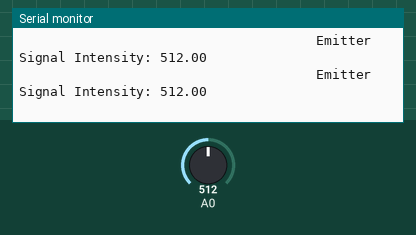
Simulated run of this sketch. Board: Arduino Uno, built with avr-gcc and run on an emulated ATmega328P. Parts: the last lines printed to the serial monitor. The inputs (shaded band) are chosen by the test bench; at power-on: A0 = 512.

Above: at 1.2 s.
1.3 s: A0 set to 913
At 1.49 s:
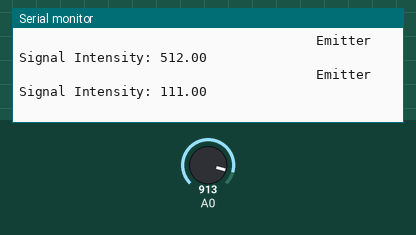
4.3 s: A0 set to 931
At 4.33 s:
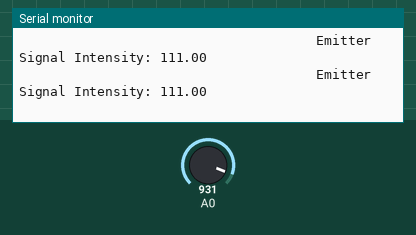
10.3 s: A0 set to 1023
At 10.32 s:
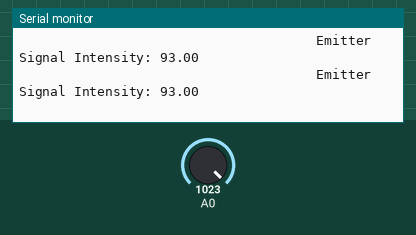
13.3 s: A0 set to 999
At 13.3 s:
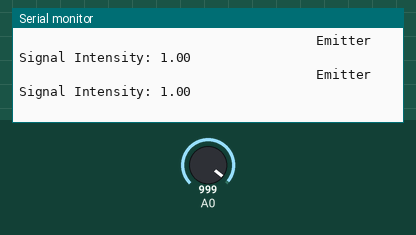
Timing chart, 0 to 16.3 s (numbered marks = the images above; inputs shaded):
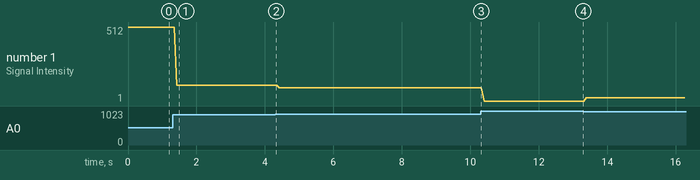

Measured:
- after the input at 1.3 s, the serial monitor: prints a new line after 0.12 s (image 1)
- plotted number 1: 512 → 111 after the input at 1.3 s, 111 → 93 after the input at 4.3 s, 93 → 1 after the input at 10.3 s, 1 → 25 after the input at 13.3 s

The sketch:

receiver.ino
```cpp
int timer = 0;
float sensorValue = 0;

void setup() {
  pinMode(A0, INPUT);
  Serial.begin(9600);
}

void loop() {
  sensorValue = 1024 - analogRead(A0);
  Serial.print("                                      Emitter Signal Intensity: ");
  Serial.println(sensorValue);
  //delay(500);
  //Serial.println(millis());
}
```
